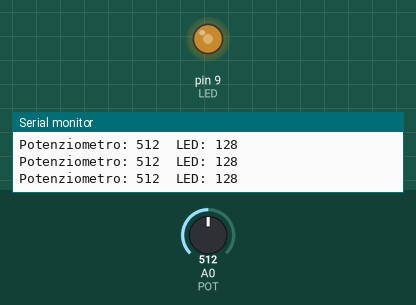
Bench run of a sketch on a simulated Arduino Uno, built with avr-gcc and run on an emulated ATmega328P. On the bench: output pins drawn as LEDs (lit = HIGH), the last lines printed to the serial monitor. The inputs (shaded band) are chosen by the test bench; at power-on: A0 (POT) = 512.

Above: at 1.2 s.
1.3 s: A0 (POT) set to 716
At 2.5 s:
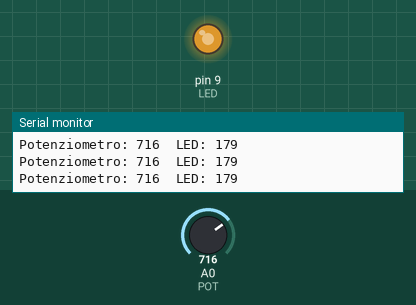
2.8 s: A0 (POT) set to 900
At 4.0 s:
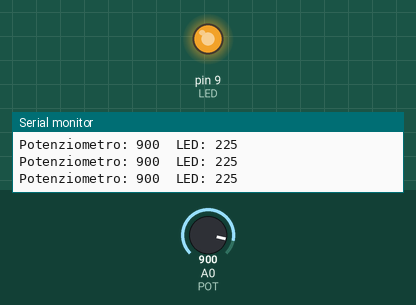
4.3 s: A0 (POT) set to 122
At 5.5 s:
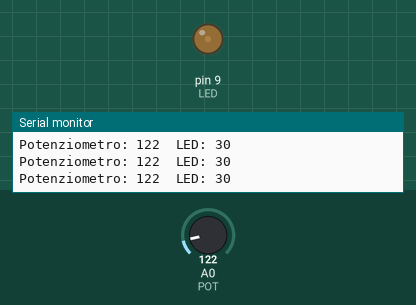
5.8 s: A0 (POT) set to 0
At 7.2 s:
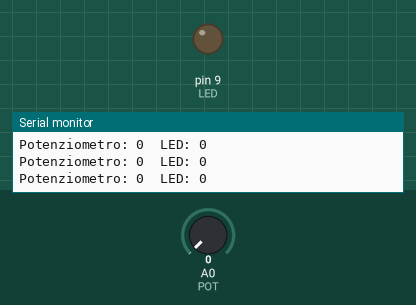
Timing chart, 0 to 8.3 s (numbered marks = the images above; inputs shaded):
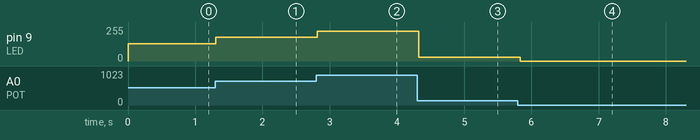

The sketch:

dimmer.ino
```cpp
// Dimmer con potenziometro
// Codice generato da DB Flow per Arduino Uno
//
// Collegamenti:
//   POT          pin A0  (Potenziometro, ingresso analogico)
//   LED          pin 9   (LED, uscita)

const int POT = A0;
const int LED = 9;

long valore = 0;
long luminosita = 0;

void setup() {
  pinMode(LED, OUTPUT);
  Serial.begin(9600);
}

void loop() {
  valore = analogRead(POT);
  luminosita = (long) ((float) valore / 4);
  analogWrite(LED, luminosita);
  Serial.print("Potenziometro: ");
  Serial.print(valore);
  Serial.print("  LED: ");
  Serial.println(luminosita);
  delay(100);
}
```

Measured:
- after the input at 1.3 s, pin 9 (LED): 128/255 → 179/255 at once
- after the input at 2.8 s, pin 9 (LED): 179/255 → 225/255 at once
- after the input at 4.3 s, pin 9 (LED): 225/255 → 30/255 at once
- after the input at 5.8 s, pin 9 (LED): 30/255 → 0/255 at once
